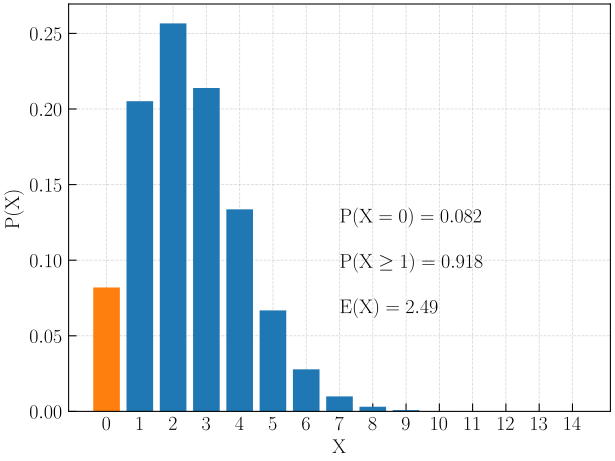

Write the Python code that produced this figure.
import math

import matplotlib as mpl  # To use context manager of matplotlib
import matplotlib.pyplot as plt
import numpy as np

from plotreset import Styles

st = Styles("academic")

# Create example data
n = 30 * 75
p = 1 / 900
x = np.array(range(0, 15))


def res(n, p, x):
    return math.comb(n, x) * p**x * (1 - p) ** (n - x)


p_x = np.array([res(n, p, i) for i in x])


color = ["tab:blue"] * len(x)
color[0] = "tab:orange"


with mpl.rc_context({"axes.grid": True, "axes.axisbelow": True}):
    """
    The default behavior of academic style is not to draw a grid on the axes.
    """
    plt.bar(x, p_x, color=color)
    plt.xticks(x)
    plt.ylabel("$\\mathrm{P(X)}$")
    plt.xlabel("$\\mathrm{X}$")
    # plt.title("Probability of triggering the threshold")
    plt.annotate(
        "$P(X=0) = 0.082$", xy=(x.max() / 2.0, p_x.max() / 2), ha="left", va="center"
    )
    plt.annotate(
        "$P(X\\geq1) = 0.918$",
        xy=(x.max() / 2.0, p_x.max() / 2 - 0.03),
        ha="left",
        va="center",
    )
    plt.annotate(
        "$E(X) = 2.49$",
        xy=(x.max() / 2.0, p_x.max() / 2 - 0.06),
        ha="left",
        va="center",
    )
# plt.savefig("binomial.svg")
plt.show()
